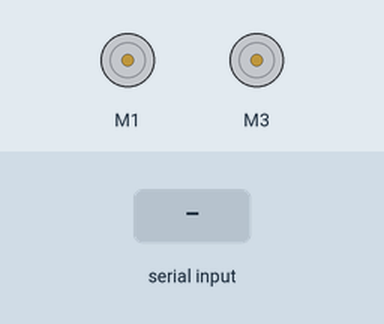
This sketch was run on a simulated Arduino Uno, built with avr-gcc and run on an emulated ATmega328P. Shown: 2 × DC motor (green arrow = forward, orange = backward, longer = faster). Inputs (shaded band) come from the test bench.

Above: at 1.2 s.
1.3 s: "F,45\n" received over Serial
At 1.7 s:
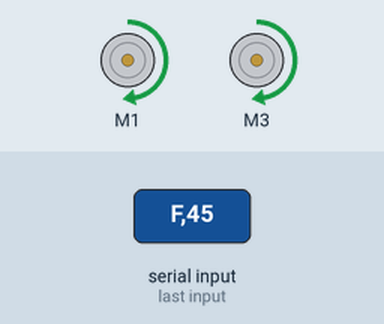
3.3 s: "B90\n" received over Serial
4.8 s: "F90\n" received over Serial
6.3 s: "B,45\n" received over Serial
At 6.7 s:
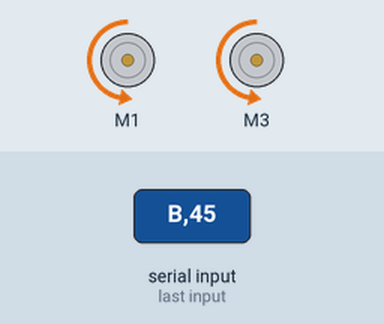
7.8 s: "L90\n" received over Serial
9.3 s: "L,45\n" received over Serial
At 9.7 s:
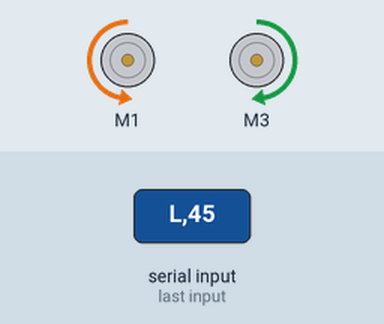
Timing chart, 0 to 12.3 s (numbered marks = the images above; inputs shaded):
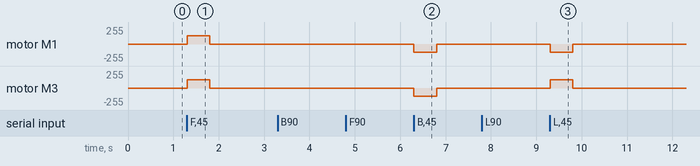

The sketch:

22-03-2024_Otto_chain_wheel_custom_code.ino
```cpp
// (licence header left out)
#include <AFMotor.h>

AF_DCMotor leftMotor(1);
AF_DCMotor rightMotor(3);

void setup() {
  Serial.begin(9600);  // set up Serial library at 9600 bps
                       // Serial.println("Motor test!");

  // turn on motor
  leftMotor.setSpeed(150);
  rightMotor.setSpeed(150);

  leftMotor.run(RELEASE);
  rightMotor.run(RELEASE);
}

#define runTime 500
#define leftRightSpeed 80
unsigned long timer;
byte speed = 0;


void loop() {
  if (Serial.available() > 0) {
    char command = Serial.read();
    timer = millis();
    float speedVal = command - '0';
    if (speedVal >= 0 and speedVal <= 10) {
      speedVal = floor((speedVal / 10) * 255.00);
      speed = int(speedVal);
      //Serial.println(speed);
      leftMotor.setSpeed(speed);
      rightMotor.setSpeed(speed);
    } else {
      switch (command) {
        case 'F':
          {
            leftMotor.setSpeed(speed);
            rightMotor.setSpeed(speed);
            leftMotor.run(FORWARD);
            rightMotor.run(FORWARD);
          }
          break;
        case 'B':
          {
            leftMotor.setSpeed(speed);
            rightMotor.setSpeed(speed);
            rightMotor.run(BACKWARD);
            leftMotor.run(BACKWARD);
          }
          break;
        case 'L':
          {
            rightMotor.setSpeed(leftRightSpeed);
            leftMotor.setSpeed(leftRightSpeed);
            rightMotor.run(FORWARD);
            leftMotor.run(BACKWARD);
          }
          break;
        case 'R':
          {
            rightMotor.setSpeed(leftRightSpeed);
            leftMotor.setSpeed(leftRightSpeed);
            rightMotor.run(BACKWARD);
            leftMotor.run(FORWARD);
          }
        default:
          break;
      }
    }
  }


  if (millis() - timer > runTime) {
    rightMotor.run(RELEASE);
    leftMotor.run(RELEASE);
  }


}
```

Measured:
- after the input at 1.3 s, motor M1, motor M3: stopped → forward 127/255 at once, → stopped 0.50 s later
- after the input at 6.3 s, motor M1, motor M3: stopped → backward 127/255 at once, → stopped 0.50 s later
- after the input at 9.3 s, motor M1: stopped → backward 127/255 at once, → stopped 0.50 s later; motor M3: stopped → forward 127/255 at once, → stopped 0.50 s later
